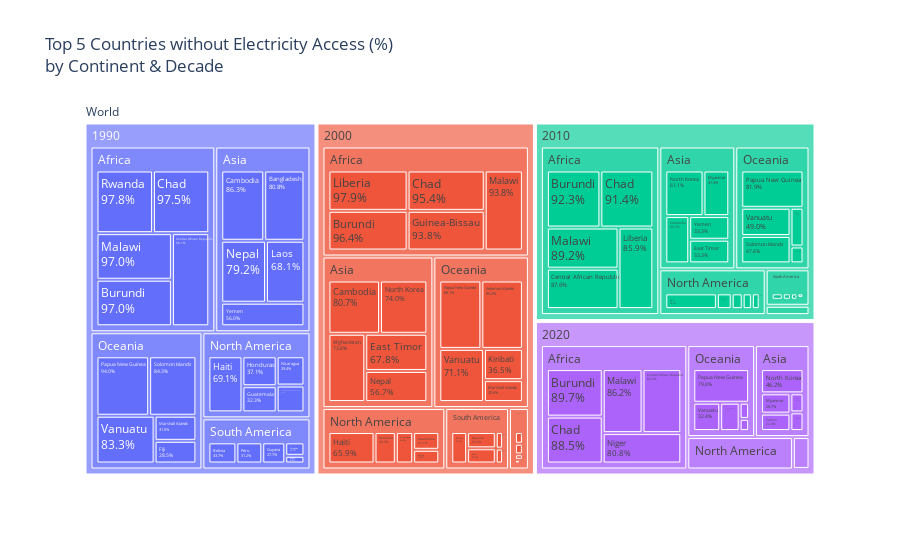

This figure's notebook cell:
### Code cell
import pandas as pd
import plotly.express as px

# ------------------------------------------------------------
# 1. LOAD DATA
# ------------------------------------------------------------
df = pd.read_csv("number-of-people-with-and-without-electricity-access.csv")

with_col    = "Access to electricity (number of people with access)"
without_col = "Access to electricity (number of people without access)"

# Keep only real countries (ISO codes exist)
countries = df[df["Code"].notna()].copy()

# ------------------------------------------------------------
# 2. AUTO-MAP ISO COUNTRY CODES TO CONTINENTS
# ------------------------------------------------------------
continent_map = {
    # AFRICA
    "DZA":"Africa","AGO":"Africa","BEN":"Africa","BWA":"Africa","BFA":"Africa","BDI":"Africa","CMR":"Africa","CPV":"Africa",
    "CAF":"Africa","TCD":"Africa","COM":"Africa","COG":"Africa","COD":"Africa","DJI":"Africa","EGY":"Africa","GNQ":"Africa",
    "ERI":"Africa","SWZ":"Africa","ETH":"Africa","GAB":"Africa","GMB":"Africa","GHA":"Africa","GIN":"Africa","GNB":"Africa",
    "KEN":"Africa","LSO":"Africa","LBR":"Africa","LBY":"Africa","MDG":"Africa","MWI":"Africa","MLI":"Africa","MRT":"Africa",
    "MUS":"Africa","MYT":"Africa","MAR":"Africa","MOZ":"Africa","NAM":"Africa","NER":"Africa","NGA":"Africa","REU":"Africa",
    "RWA":"Africa","SHN":"Africa","STP":"Africa","SEN":"Africa","SYC":"Africa","SLE":"Africa","ZAF":"Africa","SDN":"Africa",
    "TZA":"Africa","TGO":"Africa","TUN":"Africa","UGA":"Africa","ZMB":"Africa","ZWE":"Africa",

    # ASIA
    "AFG":"Asia","ARM":"Asia","AZE":"Asia","BHR":"Asia","BGD":"Asia","BTN":"Asia","BRN":"Asia","KHM":"Asia","CHN":"Asia",
    "CYP":"Asia","GEO":"Asia","HKG":"Asia","IND":"Asia","IDN":"Asia","IRN":"Asia","IRQ":"Asia","ISR":"Asia","JPN":"Asia",
    "JOR":"Asia","KAZ":"Asia","KWT":"Asia","KGZ":"Asia","LAO":"Asia","LBN":"Asia","MAC":"Asia","MYS":"Asia","MDV":"Asia",
    "MNG":"Asia","MMR":"Asia","NPL":"Asia","PRK":"Asia","OMN":"Asia","PAK":"Asia","PHL":"Asia","QAT":"Asia","KOR":"Asia",
    "SAU":"Asia","SGP":"Asia","LKA":"Asia","SYR":"Asia","TWN":"Asia","TJK":"Asia","THA":"Asia","TLS":"Asia","TUR":"Asia",
    "TKM":"Asia","ARE":"Asia","UZB":"Asia","VNM":"Asia","YEM":"Asia",

    # EUROPE
    "ALB":"Europe","AND":"Europe","AUT":"Europe","BLR":"Europe","BEL":"Europe","BIH":"Europe","BGR":"Europe","HRV":"Europe",
    "CZE":"Europe","DNK":"Europe","EST":"Europe","FIN":"Europe","FRA":"Europe","DEU":"Europe","GRC":"Europe","HUN":"Europe",
    "ISL":"Europe","IRL":"Europe","ITA":"Europe","LVA":"Europe","LIE":"Europe","LTU":"Europe","LUX":"Europe","MLT":"Europe",
    "MDA":"Europe","MCO":"Europe","MNE":"Europe","NLD":"Europe","MKD":"Europe","NOR":"Europe","POL":"Europe","PRT":"Europe",
    "ROU":"Europe","RUS":"Europe","SMR":"Europe","SRB":"Europe","SVK":"Europe","SVN":"Europe","ESP":"Europe","SWE":"Europe",
    "CHE":"Europe","UKR":"Europe","GBR":"Europe",

    # NORTH AMERICA
    "USA":"North America","CAN":"North America","MEX":"North America","GTM":"North America","BLZ":"North America",
    "SLV":"North America","HND":"North America","NIC":"North America","CRI":"North America","PAN":"North America",
    "BHS":"North America","BRB":"North America","ATG":"North America","DMA":"North America","GRD":"North America",
    "KNA":"North America","LCA":"North America","VCT":"North America","JAM":"North America","HTI":"North America",
    "DOM":"North America","CUB":"North America","TTO":"North America",

    # SOUTH AMERICA
    "ARG":"South America","BOL":"South America","BRA":"South America","CHL":"South America","COL":"South America",
    "ECU":"South America","GUY":"South America","PER":"South America","PRY":"South America","SUR":"South America",
    "URY":"South America","VEN":"South America",

    # OCEANIA
    "AUS":"Oceania","NZL":"Oceania","FJI":"Oceania","WSM":"Oceania","SLB":"Oceania","VUT":"Oceania","PNG":"Oceania",
    "KIR":"Oceania","TON":"Oceania","TUV":"Oceania","NRU":"Oceania","MHL":"Oceania","PLW":"Oceania",
}

countries["Continent"] = countries["Code"].map(continent_map)
countries = countries.dropna(subset=["Continent"])

# ------------------------------------------------------------
# 3. ADD DECADE + PERCENT WITHOUT ACCESS
# ------------------------------------------------------------
countries["Decade"] = (countries["Year"] // 10) * 10

countries["Total_population"] = countries[with_col] + countries[without_col]
countries["Percent_without"] = (countries[without_col] / countries["Total_population"]) * 100

# ------------------------------------------------------------
# 4. AGGREGATE BY DECADE × CONTINENT × COUNTRY
# ------------------------------------------------------------
agg = (
    countries
    .groupby(["Decade", "Continent", "Entity"], as_index=False)["Percent_without"]
    .mean()    # average percentage across all years in the decade
)

# ------------------------------------------------------------
# 5. TOP 5 COUNTRIES PER (DECADE × CONTINENT)
# ------------------------------------------------------------
def top5(g):
    return g.nlargest(5, "Percent_without")

top5_df = (
    agg
    .groupby(["Decade", "Continent"], group_keys=False)
    .apply(top5)
    .reset_index(drop=True)
)

# ------------------------------------------------------------
# 6. TREEMAP: World → Decade → Continent → Country (% without access)
# ------------------------------------------------------------
fig = px.treemap(
    top5_df,
    path=[px.Constant("World"), "Decade", "Continent", "Entity"],
    values="Percent_without",
    hover_data={"Percent_without": ":.1f"},
    title="Top 5 Countries without Electricity Access (%)<br>by Continent & Decade"
)

fig.data[0].texttemplate = "%{label}<br>%{value:.1f}%"
fig.show()

### Figure 1 — Plotly figure (JSON) as saved in the notebook; plotly's stock layout.template omitted (floating-point values rounded to 4 significant figures; data arrays with more than 128 entries replaced by an {"elided": "..."} marker saying what was removed)
{"data": [{"branchvalues": "total", "customdata": {"elided": "149x1 float values"}, "domain": {"x": [0, 1], "y": [0, 1]}, "hovertemplate": "labels=%{label}<br>Percent_without=%{customdata[0]:.1f}<br>parent=%{parent}<br>id=%{id}<extra></extra>", "ids": {"elided": "149 str values"}, "labels": {"elided": "149 str values"}, "name": "", "parents": {"elided": "149 str values"}, "texttemplate": "%{label}<br>%{value:.1f}%", "type": "treemap", "values": {"elided": "149 float values"}}], "layout": {"legend": {"tracegroupgap": 0}, "title": {"text": "Top 5 Countries without Electricity Access (%)<br>by Continent & Decade"}}}
